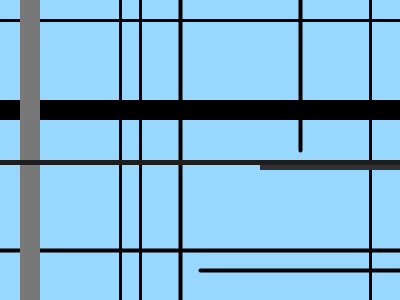
Frame 1 (no input)
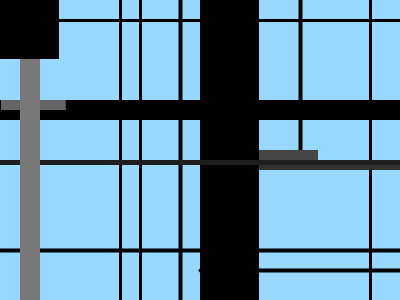
Frame 60 (the mouse pressed at the canvas centre just before this capture)
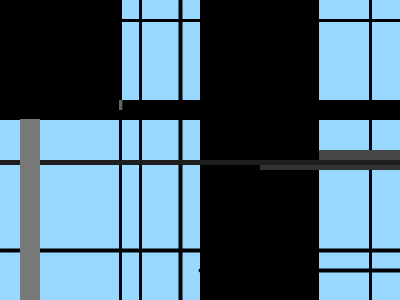
Frame 120 (the mouse held since frame 60 and released just before this capture)

The Processing sketch that drew these frames (run headless with seeded random() and noise(); from frame 60 on, the mouse is pressed at the canvas centre):

// Processing sketch: processing_36639
// ── processing_36639.pde

void setup() {
  size (400, 300);
  background(152, 216, 255);
  frameRate(10);//in this instance it slows down the progression of rectangles
}
float count=0;
float num= 200;
int x=0;

void draw() {

  if (count<num) {
    fill(0);
    if (count >200) {
    }
    else {
      strokeWeight(3);

      line(120, 300, 120, 0);//sets up 20 unit intervals
      line(140, 300, 140, 0);
      line(x, 20, 400, 20);
      line(370, 0, 370, height);
      strokeWeight(4);
      line(180, 2*count, 180, height);
      line(x, 250, 400, 250);
      line(count+200, 270, 400, 270);
      line(300, 2*count, 300, height/2);

      noStroke();

      rect(count, height/3, width, 20);//count employs motion across screen
      rect(width/2, x, count, height);

      fill(120);

      rect(20, 0, 20, height);
      fill(70);
      rect(count+200, height/2, count, 20);
      fill(30);
      rect(count, 160, width, 5);
      fill(50);
      rect(260, 165, width, 5);
      fill(100);
      rect(count, height/3, width/count, 10);
    }
  }
  fill(0);
  rect(x, x, count, count);// rectangle that covers the whole screen

  count++;
}
